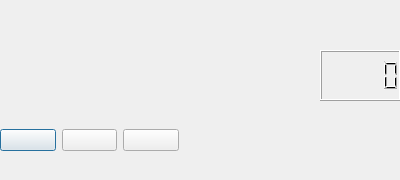
<?xml version="1.0" encoding="UTF-8"?>
<ui version="4.0">
 <class>AudioPlayer</class>
 <widget class="QDialog" name="AudioPlayer">
  <property name="geometry">
   <rect>
    <x>0</x>
    <y>0</y>
    <width>400</width>
    <height>180</height>
   </rect>
  </property>
  <property name="windowTitle">
   <string>AudioPlayer</string>
  </property>
  <widget class="QWidget" name="horizontalLayoutWidget">
   <property name="geometry">
    <rect>
     <x>0</x>
     <y>100</y>
     <width>179</width>
     <height>80</height>
    </rect>
   </property>
   <layout class="QHBoxLayout" name="hLayoutBoutons">
    <item>
     <widget class="QPushButton" name="btnPlay">
      <property name="text">
       <string/>
      </property>
      <property name="icon">
       <iconset>
        <normaloff>images/audio_player_play.png</normaloff>images/audio_player_play.png</iconset>
      </property>
     </widget>
    </item>
    <item>
     <widget class="QPushButton" name="btnPause">
      <property name="text">
       <string/>
      </property>
      <property name="icon">
       <iconset>
        <normaloff>images/audio_player_pause.png</normaloff>images/audio_player_pause.png</iconset>
      </property>
     </widget>
    </item>
    <item>
     <widget class="QPushButton" name="btnStop">
      <property name="text">
       <string/>
      </property>
      <property name="icon">
       <iconset>
        <normaloff>images/audio_player_stop.png</normaloff>images/audio_player_stop.png</iconset>
      </property>
     </widget>
    </item>
   </layout>
  </widget>
  <widget class="QWidget" name="horizontalLayoutWidget_2">
   <property name="geometry">
    <rect>
     <x>240</x>
     <y>100</y>
     <width>160</width>
     <height>80</height>
    </rect>
   </property>
   <layout class="QHBoxLayout" name="hLayoutVolume">
    <item>
     <widget class="QLabel" name="label">
      <property name="text">
       <string/>
      </property>
      <property name="pixmap">
       <pixmap>images/audio_player_volume.png</pixmap>
      </property>
     </widget>
    </item>
   </layout>
  </widget>
  <widget class="QWidget" name="formLayoutWidget">
   <property name="geometry">
    <rect>
     <x>0</x>
     <y>0</y>
     <width>401</width>
     <height>51</height>
    </rect>
   </property>
   <layout class="QFormLayout" name="fLayoutVideo"/>
  </widget>
  <widget class="QWidget" name="verticalLayoutWidget_3">
   <property name="geometry">
    <rect>
     <x>0</x>
     <y>50</y>
     <width>321</width>
     <height>51</height>
    </rect>
   </property>
   <layout class="QVBoxLayout" name="vLayoutAvancement"/>
  </widget>
  <widget class="QWidget" name="verticalLayoutWidget_4">
   <property name="geometry">
    <rect>
     <x>320</x>
     <y>50</y>
     <width>81</width>
     <height>51</height>
    </rect>
   </property>
   <layout class="QVBoxLayout" name="vLayoutTemps">
    <item>
     <widget class="QLCDNumber" name="lcdNumber"/>
    </item>
   </layout>
  </widget>
 </widget>
 <resources/>
 <connections/>
</ui>
